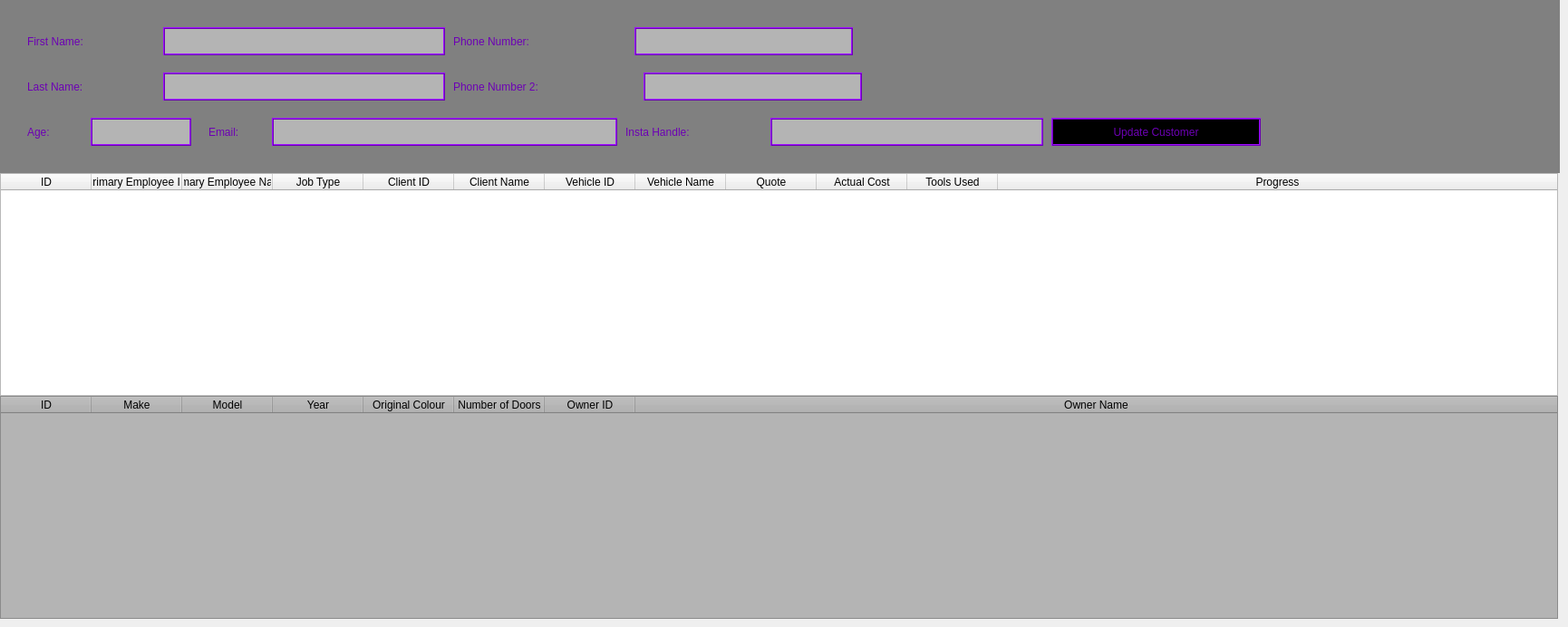
       <widget class="QWidget" name="updateClientPage">
        <property name="styleSheet">
         <string notr="true"/>
        </property>
        <widget class="QFrame" name="editCustomerForm">
         <property name="enabled">
          <bool>true</bool>
         </property>
         <property name="geometry">
          <rect>
           <x>0</x>
           <y>0</y>
           <width>1721</width>
           <height>191</height>
          </rect>
         </property>
         <property name="font">
          <font>
           <family>Maiandra GD</family>
           <pointsize>16</pointsize>
           <weight>50</weight>
           <italic>false</italic>
           <bold>false</bold>
          </font>
         </property>
         <property name="styleSheet">
          <string notr="true">background-color: rgb(128, 128, 128);
color: rgb(108, 0, 180);
border: none;
font: 16pt &quot;Maiandra GD&quot;;</string>
         </property>
         <property name="frameShape">
          <enum>QFrame::StyledPanel</enum>
         </property>
         <property name="frameShadow">
          <enum>QFrame::Raised</enum>
         </property>
         <widget class="QLabel" name="firstLbl_2">
          <property name="geometry">
           <rect>
            <x>30</x>
            <y>30</y>
            <width>141</width>
            <height>31</height>
           </rect>
          </property>
          <property name="text">
           <string>First Name:</string>
          </property>
         </widget>
         <widget class="QLabel" name="lastLbl_2">
          <property name="geometry">
           <rect>
            <x>30</x>
            <y>80</y>
            <width>131</width>
            <height>31</height>
           </rect>
          </property>
          <property name="text">
           <string>Last Name:</string>
          </property>
         </widget>
         <widget class="QLabel" name="ageLbl_2">
          <property name="geometry">
           <rect>
            <x>30</x>
            <y>130</y>
            <width>71</width>
            <height>31</height>
           </rect>
          </property>
          <property name="text">
           <string>Age:</string>
          </property>
         </widget>
         <widget class="QLabel" name="phoneLbl1_2">
          <property name="geometry">
           <rect>
            <x>500</x>
            <y>30</y>
            <width>211</width>
            <height>31</height>
           </rect>
          </property>
          <property name="text">
           <string>Phone Number:</string>
          </property>
         </widget>
         <widget class="QLabel" name="phoneLbl2_2">
          <property name="geometry">
           <rect>
            <x>500</x>
            <y>80</y>
            <width>211</width>
            <height>31</height>
           </rect>
          </property>
          <property name="text">
           <string>Phone Number 2:</string>
          </property>
         </widget>
         <widget class="QLabel" name="emailLbl_2">
          <property name="geometry">
           <rect>
            <x>230</x>
            <y>130</y>
            <width>81</width>
            <height>31</height>
           </rect>
          </property>
          <property name="text">
           <string>Email:</string>
          </property>
         </widget>
         <widget class="QLabel" name="instaLbl_2">
          <property name="geometry">
           <rect>
            <x>690</x>
            <y>130</y>
            <width>161</width>
            <height>31</height>
           </rect>
          </property>
          <property name="text">
           <string>Insta Handle:</string>
          </property>
         </widget>
         <widget class="QLineEdit" name="firstTxt_2">
          <property name="geometry">
           <rect>
            <x>180</x>
            <y>30</y>
            <width>311</width>
            <height>31</height>
           </rect>
          </property>
          <property name="styleSheet">
           <string notr="true">background-color: rgb(180, 180, 180);
color: rgb(108, 0, 180);
border: 2px ridge rgb(108, 0, 180); </string>
          </property>
         </widget>
         <widget class="QLineEdit" name="lastTxt_2">
          <property name="geometry">
           <rect>
            <x>180</x>
            <y>80</y>
            <width>311</width>
            <height>31</height>
           </rect>
          </property>
          <property name="styleSheet">
           <string notr="true">background-color: rgb(180, 180, 180);
color: rgb(108, 0, 180);
border: 2px ridge rgb(108, 0, 180); </string>
          </property>
         </widget>
         <widget class="QLineEdit" name="ageTxt_2">
          <property name="geometry">
           <rect>
            <x>100</x>
            <y>130</y>
            <width>111</width>
            <height>31</height>
           </rect>
          </property>
          <property name="styleSheet">
           <string notr="true">background-color: rgb(180, 180, 180);
color: rgb(108, 0, 180);
border: 2px ridge rgb(108, 0, 180); </string>
          </property>
         </widget>
         <widget class="QLineEdit" name="phoneTxt1_2">
          <property name="geometry">
           <rect>
            <x>700</x>
            <y>30</y>
            <width>241</width>
            <height>31</height>
           </rect>
          </property>
          <property name="styleSheet">
           <string notr="true">background-color: rgb(180, 180, 180);
color: rgb(108, 0, 180);
border: 2px ridge rgb(108, 0, 180); </string>
          </property>
         </widget>
         <widget class="QLineEdit" name="phoneTxt2_2">
          <property name="geometry">
           <rect>
            <x>710</x>
            <y>80</y>
            <width>241</width>
            <height>31</height>
           </rect>
          </property>
          <property name="styleSheet">
           <string notr="true">background-color: rgb(180, 180, 180);
color: rgb(108, 0, 180);
border: 2px ridge rgb(108, 0, 180); </string>
          </property>
         </widget>
         <widget class="QLineEdit" name="emailTxt_2">
          <property name="geometry">
           <rect>
            <x>300</x>
            <y>130</y>
            <width>381</width>
            <height>31</height>
           </rect>
          </property>
          <property name="styleSheet">
           <string notr="true">background-color: rgb(180, 180, 180);
color: rgb(108, 0, 180);
border: 2px ridge rgb(108, 0, 180); </string>
          </property>
         </widget>
         <widget class="QLineEdit" name="instaTxt_2">
          <property name="geometry">
           <rect>
            <x>850</x>
            <y>130</y>
            <width>301</width>
            <height>31</height>
           </rect>
          </property>
          <property name="styleSheet">
           <string notr="true">background-color: rgb(180, 180, 180);
color: rgb(108, 0, 180);
border: 2px ridge rgb(108, 0, 180); </string>
          </property>
         </widget>
         <widget class="QPushButton" name="updateClientBtn">
          <property name="geometry">
           <rect>
            <x>1160</x>
            <y>130</y>
            <width>231</width>
            <height>31</height>
           </rect>
          </property>
          <property name="styleSheet">
           <string notr="true">background-color: rgb(0, 0, 0);
color: rgb(108, 0, 180);
border: 2px ridge rgb(108, 0, 180);  </string>
          </property>
          <property name="text">
           <string>Update Customer</string>
          </property>
         </widget>
        </widget>
        <widget class="QTableWidget" name="jobTbl_2">
         <property name="geometry">
          <rect>
           <x>0</x>
           <y>191</y>
           <width>1719</width>
           <height>246</height>
          </rect>
         </property>
         <property name="styleSheet">
          <string notr="true">gridline-color: rgb(159, 15, 255);
background-color: rgb(180, 180, 180);

QTabBar::tab {
	background: rgb(0, 0, 0);
}

QTabBar::tab:selected {
	background: rgb(128, 128, 128);
}

QTabWidget::pane {
    border: 2px solid rgb(0,0,0);
};

gridline-color: rgb(159, 15, 255);</string>
         </property>
         <property name="alternatingRowColors">
          <bool>true</bool>
         </property>
         <property name="sortingEnabled">
          <bool>true</bool>
         </property>
         <property name="rowCount">
          <number>0</number>
         </property>
         <attribute name="horizontalHeaderCascadingSectionResizes">
          <bool>true</bool>
         </attribute>
         <attribute name="horizontalHeaderShowSortIndicator" stdset="0">
          <bool>true</bool>
         </attribute>
         <attribute name="horizontalHeaderStretchLastSection">
          <bool>true</bool>
         </attribute>
         <attribute name="verticalHeaderCascadingSectionResizes">
          <bool>true</bool>
         </attribute>
         <column>
          <property name="text">
           <string>ID</string>
          </property>
         </column>
         <column>
          <property name="text">
           <string>Primary Employee ID</string>
          </property>
         </column>
         <column>
          <property name="text">
           <string>Primary Employee Name</string>
          </property>
         </column>
         <column>
          <property name="text">
           <string>Job Type</string>
          </property>
         </column>
         <column>
          <property name="text">
           <string>Client ID</string>
          </property>
         </column>
         <column>
          <property name="text">
           <string>Client Name</string>
          </property>
         </column>
         <column>
          <property name="text">
           <string>Vehicle ID</string>
          </property>
         </column>
         <column>
          <property name="text">
           <string>Vehicle Name</string>
          </property>
         </column>
         <column>
          <property name="text">
           <string>Quote</string>
          </property>
         </column>
         <column>
          <property name="text">
           <string>Actual Cost</string>
          </property>
         </column>
         <column>
          <property name="text">
           <string>Tools Used</string>
          </property>
         </column>
         <column>
          <property name="text">
           <string>Progress</string>
          </property>
         </column>
        </widget>
        <widget class="QTableWidget" name="vehicleTbl_2">
         <property name="geometry">
          <rect>
           <x>0</x>
           <y>437</y>
           <width>1719</width>
           <height>246</height>
          </rect>
         </property>
         <property name="minimumSize">
          <size>
           <width>1719</width>
           <height>246</height>
          </size>
         </property>
         <property name="styleSheet">
          <string notr="true">gridline-color: rgb(159, 15, 255);
background-color: rgb(180, 180, 180);

</string>
         </property>
         <property name="alternatingRowColors">
          <bool>true</bool>
         </property>
         <property name="sortingEnabled">
          <bool>true</bool>
         </property>
         <property name="rowCount">
          <number>0</number>
         </property>
         <property name="columnCount">
          <number>8</number>
         </property>
         <attribute name="horizontalHeaderCascadingSectionResizes">
          <bool>true</bool>
         </attribute>
         <attribute name="horizontalHeaderShowSortIndicator" stdset="0">
          <bool>true</bool>
         </attribute>
         <attribute name="horizontalHeaderStretchLastSection">
          <bool>true</bool>
         </attribute>
         <attribute name="verticalHeaderCascadingSectionResizes">
          <bool>true</bool>
         </attribute>
         <column>
          <property name="text">
           <string>ID</string>
          </property>
         </column>
         <column>
          <property name="text">
           <string>Make</string>
          </property>
         </column>
         <column>
          <property name="text">
           <string>Model</string>
          </property>
         </column>
         <column>
          <property name="text">
           <string>Year</string>
          </property>
         </column>
         <column>
          <property name="text">
           <string>Original Colour</string>
          </property>
         </column>
         <column>
          <property name="text">
           <string>Number of Doors</string>
          </property>
         </column>
         <column>
          <property name="text">
           <string>Owner ID</string>
          </property>
         </column>
         <column>
          <property name="text">
           <string>Owner Name</string>
          </property>
         </column>
        </widget>
       </widget>
